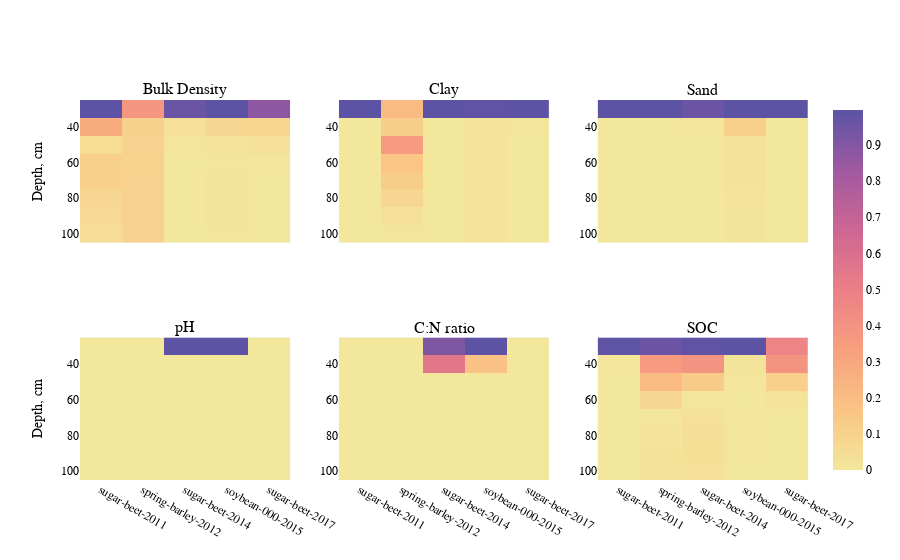

Here is the notebook cell this chart was saved with:
### Code cell
fig = make_subplots(rows=2, cols=3,
                    subplot_titles=("Bulk Density","Clay", \
                                    "Sand", "pH", "C:N ratio", "SOC"))
fig.add_trace(go.Heatmap(
        z=new_df_BD,
        x=new_df_BD.columns,
        y=new_df_BD.index,
        showscale=False,
        colorscale="Sunset"),
        row=1,col=1)
fig.add_trace(go.Heatmap(
        z=new_df_Clay,
        x=new_df_Clay.columns,
        y=new_df_Clay.index,
        showscale=False,
        colorscale="Sunset"),
        row=1,col=2)
fig.add_trace(go.Heatmap(
        z=new_df_Sand,
        x=new_df_Sand.columns,
        y=new_df_Sand.index,
        showscale=False,
        colorscale="Sunset"),
        row=1,col=3)
fig.add_trace(go.Heatmap(
        z=new_df_pH,
        x=new_df_pH.columns,
        y=new_df_pH.index,
        showscale=False,
        colorscale="Sunset"),
        row=2,col=1)
fig.add_trace(go.Heatmap(
        z=new_df_CN,
        x=new_df_CN.columns,
        y=new_df_CN.index,
        showscale=False,
        colorscale="Sunset"),
               row=2,col=2)
fig.add_trace(go.Heatmap(
        z=new_df_SOC,
        x=new_df_SOC.columns,
        y=new_df_SOC.index,
        autocolorscale=False,
        colorscale="Sunset"),
        row=2,col=3)
fig.update_xaxes(tickvals=[], row=1)
fig.update_yaxes(autorange='reversed')
fig.update_yaxes(title='Depth, cm', row=1,col=1)
fig.update_yaxes(title='Depth, cm', row=2,col=1)
fig.update_layout( font=dict(
        family="Roman, serif",
        size=12,
        color="black"))

fig.show()
fig.write_image('Heatmap_horizonts_Sunset.svg')

### Figure 1 — Plotly figure (JSON) as saved in the notebook; plotly's stock layout.template omitted (floating-point values rounded to 4 significant figures)
{"data": [{"colorscale": [[0, "rgb(243, 231, 155)"], [0.1667, "rgb(250, 196, 132)"], [0.3333, "rgb(248, 160, 126)"], [0.5, "rgb(235, 127, 134)"], [0.6667, "rgb(206, 102, 147)"], [0.8333, "rgb(160, 89, 160)"], [1, "rgb(92, 83, 165)"]], "showscale": false, "type": "heatmap", "x": ["sugar-beet-2011", "spring-barley-2012", "sugar-beet-2014", "soybean-000-2015", "sugar-beet-2017"], "xaxis": "x", "y": [100, 90, 80, 70, 60, 50, 40, 30], "yaxis": "y", "z": [[0.04593, 0.1032, 0.000906, 0.01179, 0.000488], [0.06716, 0.1026, 0.001121, 0.01407, 0.000394], [0.08227, 0.1031, 0.001198, 0.01457, 0.000431], [0.1118, 0.1025, 0.000963, 0.01236, 0.001553], [0.1101, 0.1006, 0.000562, 0.006362, 0.007137], [0.04809, 0.1029, 0.00339, 0.01757, 0.02722], [0.2727, 0.1053, 0.0313, 0.07505, 0.08506], [0.9858, 0.3772, 0.9524, 0.9833, 0.8663]]}, {"colorscale": [[0, "rgb(243, 231, 155)"], [0.1667, "rgb(250, 196, 132)"], [0.3333, "rgb(248, 160, 126)"], [0.5, "rgb(235, 127, 134)"], [0.6667, "rgb(206, 102, 147)"], [0.8333, "rgb(160, 89, 160)"], [1, "rgb(92, 83, 165)"]], "showscale": false, "type": "heatmap", "x": ["sugar-beet-2011", "spring-barley-2012", "sugar-beet-2014", "soybean-000-2015", "sugar-beet-2017"], "xaxis": "x2", "y": [100, 90, 80, 70, 60, 50, 40, 30], "yaxis": "y2", "z": [[0, 0.01, 0, 0.02, 0], [0, 0.03, 0, 0.02, 0], [0, 0.08, 0, 0.02, 0], [0, 0.13, 0, 0.02, 0], [0, 0.16, 0, 0.02, 0], [0, 0.36, 0, 0.02, 0], [0, 0.13, 0, 0.02, 0.01], [1, 0.21, 1, 0.99, 1]]}, {"colorscale": [[0, "rgb(243, 231, 155)"], [0.1667, "rgb(250, 196, 132)"], [0.3333, "rgb(248, 160, 126)"], [0.5, "rgb(235, 127, 134)"], [0.6667, "rgb(206, 102, 147)"], [0.8333, "rgb(160, 89, 160)"], [1, "rgb(92, 83, 165)"]], "showscale": false, "type": "heatmap", "x": ["sugar-beet-2011", "spring-barley-2012", "sugar-beet-2014", "soybean-000-2015", "sugar-beet-2017"], "xaxis": "x3", "y": [100, 90, 80, 70, 60, 50, 40, 30], "yaxis": "y3", "z": [[0, 0.000183, 0.000422, 0.01469, 0], [0, 0.000173, 0.000426, 0.0144, 0], [0, 0.000167, 0.000437, 0.01687, 0], [0, 0.000165, 0.000467, 0.0229, 0], [0, 0.000191, 0.000557, 0.02281, 0], [0, 0.000896, 0.001039, 0.02485, 0], [0, 0.000472, 0.005111, 0.1125, 0], [0.9999, 0.9989, 0.9622, 0.9964, 0.9999]]}, {"colorscale": [[0, "rgb(243, 231, 155)"], [0.1667, "rgb(250, 196, 132)"], [0.3333, "rgb(248, 160, 126)"], [0.5, "rgb(235, 127, 134)"], [0.6667, "rgb(206, 102, 147)"], [0.8333, "rgb(160, 89, 160)"], [1, "rgb(92, 83, 165)"]], "showscale": false, "type": "heatmap", "x": ["sugar-beet-2011", "spring-barley-2012", "sugar-beet-2014", "soybean-000-2015", "sugar-beet-2017"], "xaxis": "x4", "y": [100, 90, 80, 70, 60, 50, 40, 30], "yaxis": "y4", "z": [[0, 0, 0, 0, 0], [0, 0, 0, 0, 0], [0, 0, 0, 0, 0], [0, 0, 0, 0, 0], [0, 0, 0, 0, 0], [0, 0, 0, 0, 0], [0, 0, 0.000701, 0.000374, 0], [0, 0, 0.9997, 1.0, 0]]}, {"colorscale": [[0, "rgb(243, 231, 155)"], [0.1667, "rgb(250, 196, 132)"], [0.3333, "rgb(248, 160, 126)"], [0.5, "rgb(235, 127, 134)"], [0.6667, "rgb(206, 102, 147)"], [0.8333, "rgb(160, 89, 160)"], [1, "rgb(92, 83, 165)"]], "showscale": false, "type": "heatmap", "x": ["sugar-beet-2011", "spring-barley-2012", "sugar-beet-2014", "soybean-000-2015", "sugar-beet-2017"], "xaxis": "x5", "y": [100, 90, 80, 70, 60, 50, 40, 30], "yaxis": "y5", "z": [[0, 0, 0, 0, 0], [0, 0, 0, 0, 0], [0, 0, 0, 0, 0], [0, 0, 0, 0, 0], [0, 0, 0, 0, 0], [0, 0, 0, 0, 0], [0, 0, 0.5493, 0.1729, 0], [0, 0, 0.9103, 0.9948, 0]]}, {"autocolorscale": false, "colorscale": [[0, "rgb(243, 231, 155)"], [0.1667, "rgb(250, 196, 132)"], [0.3333, "rgb(248, 160, 126)"], [0.5, "rgb(235, 127, 134)"], [0.6667, "rgb(206, 102, 147)"], [0.8333, "rgb(160, 89, 160)"], [1, "rgb(92, 83, 165)"]], "type": "heatmap", "x": ["sugar-beet-2011", "spring-barley-2012", "sugar-beet-2014", "soybean-000-2015", "sugar-beet-2017"], "xaxis": "x6", "y": [100, 90, 80, 70, 60, 50, 40, 30], "yaxis": "y6", "z": [[5e-05, 0.02401, 0.02799, 0.002228, 0.002281], [9.9e-05, 0.02528, 0.03983, 0.003052, 0.00224], [0.00018, 0.01689, 0.04378, 0.003465, 0.00104], [0.000271, 0.0102, 0.03479, 0.003438, 0.001263], [0.00022, 0.07513, 0.01184, 0.001807, 0.02031], [0.000331, 0.204, 0.1344, 0.003538, 0.1154], [0.008464, 0.356, 0.3964, 0.01566, 0.3905], [0.9915, 0.9573, 0.9864, 0.9971, 0.4711]]}], "layout": {"annotations": [{"font": {"size": 16}, "showarrow": false, "text": "Bulk Density", "x": 0.1444, "xanchor": "center", "xref": "paper", "y": 1, "yanchor": "bottom", "yref": "paper"}, {"font": {"size": 16}, "showarrow": false, "text": "Clay", "x": 0.5, "xanchor": "center", "xref": "paper", "y": 1, "yanchor": "bottom", "yref": "paper"}, {"font": {"size": 16}, "showarrow": false, "text": "Sand", "x": 0.8556, "xanchor": "center", "xref": "paper", "y": 1, "yanchor": "bottom", "yref": "paper"}, {"font": {"size": 16}, "showarrow": false, "text": "pH", "x": 0.1444, "xanchor": "center", "xref": "paper", "y": 0.375, "yanchor": "bottom", "yref": "paper"}, {"font": {"size": 16}, "showarrow": false, "text": "C:N ratio", "x": 0.5, "xanchor": "center", "xref": "paper", "y": 0.375, "yanchor": "bottom", "yref": "paper"}, {"font": {"size": 16}, "showarrow": false, "text": "SOC", "x": 0.8556, "xanchor": "center", "xref": "paper", "y": 0.375, "yanchor": "bottom", "yref": "paper"}], "font": {"color": "black", "family": "Roman, serif", "size": 12}, "xaxis": {"anchor": "y", "domain": [0, 0.2889], "tickvals": []}, "xaxis2": {"anchor": "y2", "domain": [0.3556, 0.6444], "tickvals": []}, "xaxis3": {"anchor": "y3", "domain": [0.7111, 1], "tickvals": []}, "xaxis4": {"anchor": "y4", "domain": [0, 0.2889]}, "xaxis5": {"anchor": "y5", "domain": [0.3556, 0.6444]}, "xaxis6": {"anchor": "y6", "domain": [0.7111, 1]}, "yaxis": {"anchor": "x", "autorange": "reversed", "domain": [0.625, 1], "title": {"text": "Depth, cm"}}, "yaxis2": {"anchor": "x2", "autorange": "reversed", "domain": [0.625, 1]}, "yaxis3": {"anchor": "x3", "autorange": "reversed", "domain": [0.625, 1]}, "yaxis4": {"anchor": "x4", "autorange": "reversed", "domain": [0, 0.375], "title": {"text": "Depth, cm"}}, "yaxis5": {"anchor": "x5", "autorange": "reversed", "domain": [0, 0.375]}, "yaxis6": {"anchor": "x6", "autorange": "reversed", "domain": [0, 0.375]}}}
